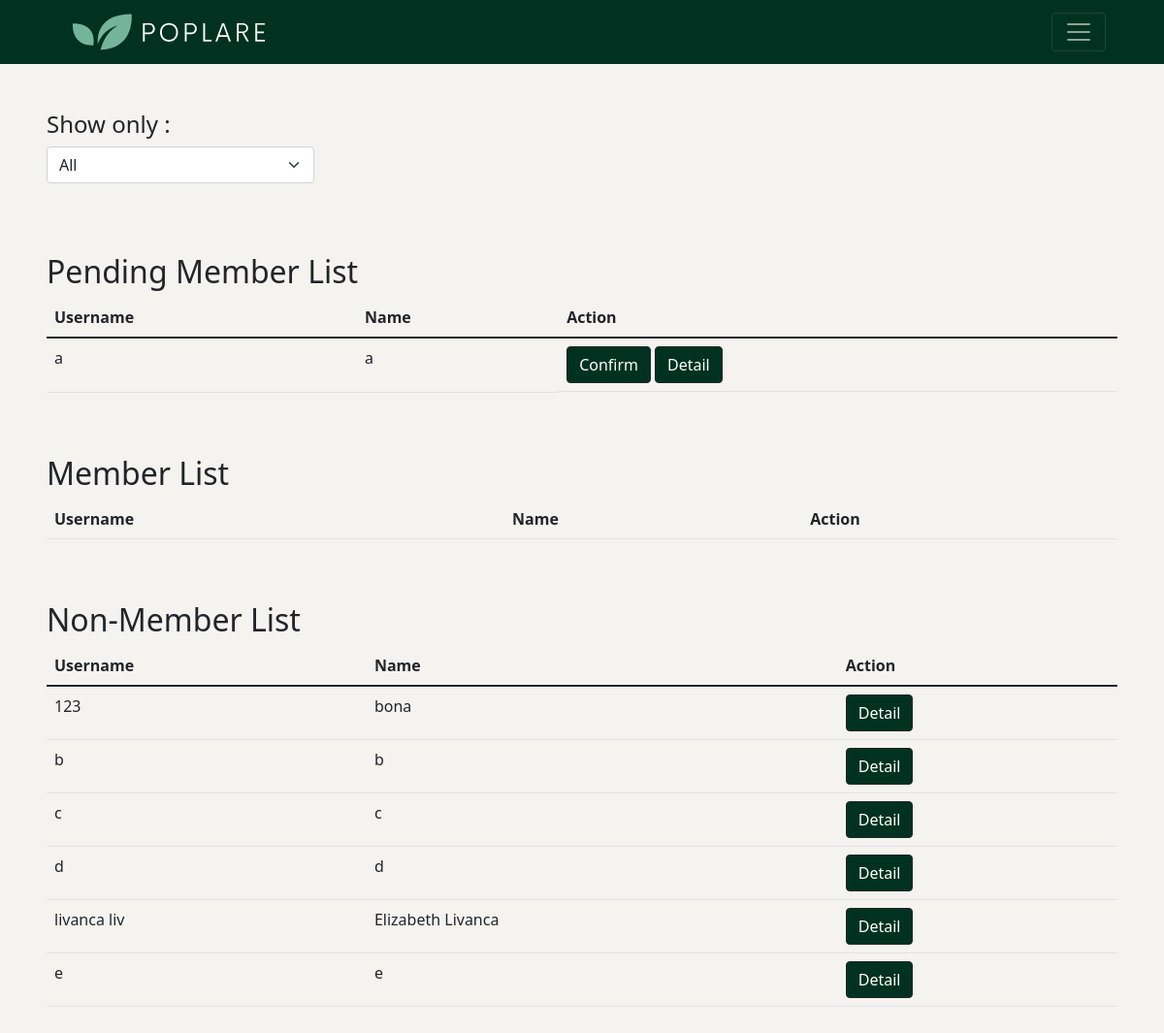
The page /masteruser.php (signed in) on the database its author committed.
### tables this page shows
CREATE TABLE `users` (
  `id_user` int(11) NOT NULL,
  `username` varchar(255) NOT NULL,
  `password` varchar(255) NOT NULL,
  `name` varchar(255) NOT NULL,
  `email` varchar(255) NOT NULL,
  `birthdate` date DEFAULT NULL,
  `member` int(11) NOT NULL,
  `point` int(11) NOT NULL,
  `status` int(11) NOT NULL DEFAULT 1
);

### masteruser.php (the view, shortened to what this page needs)
<?php
    require_once("conn.php");
    $stmt = $conn->query("SELECT * FROM users");
    $users = $stmt->fetch_all(MYSQLI_ASSOC);
?>
<!DOCTYPE html>
<html lang="en">
<head>
    <link href="https://cdn.jsdelivr.net/npm/bootstrap@5.1.3/dist/css/bootstrap.min.css" rel="stylesheet">
    <link rel="stylesheet" href="https://cdnjs.cloudflare.com/ajax/libs/font-awesome/4.7.0/css/font-awesome.min.css">
</head>
<body style="background-color: #f5f3f0;">
<nav class="navbar navbar-expand-xxl navbar-dark ps-xl-5 pe-xl-5" style="background-color: #013221;">
    <div class="container-fluid ps-3">
        <a href="#" class="logo">
        <div style="transform: scale(0.9);"></div>
        </a>
        <button class="navbar-toggler" type="button" data-bs-toggle="collapse" data-bs-target="#navbarSupportedContent" aria-controls="navbarSupportedContent" aria-expanded="false" aria-label="Toggle navigation">
        <span class="navbar-toggler-icon"></span>
        </button>
    </div>
</nav>
    <div class="content p-5">
        <div class="row mx-0">
        <h4 style="padding:0px;">Show only :</h4>
        <select class="form-select w-25 mb-4" aria-label="Default select example" id="idselect">
            <option selected>All</option>
        </select>
        <div class="col-12 px-0 mt-5" id="pending">
                <h2>Pending Member List</h2>
                <table class="table table-hover w-100">
                    <thead>
                        <tr>
                            <th>Username</th>
                            <th>Name</th>
                            <th>Action</th>
                        </tr>
                    </thead>
                    <tbody>
                        <?php
                            foreach($users as $key => $value){
                                if($value["member"]==2){
                                ?>
                                <tr>
                                    <td><?= $value["username"] ?></td>
                                    <td><?= $value["name"] ?></td>
                                    <td class="d-flex">
                                    <form action="admincontrol.php" method="POST">
                                        <button name="btnConfMember" value='<?= $value["id_user"] ?>' class="btn btn-dark" style="background-color: #013221;">Confirm</button>
                                    </form>
                                    <form action="userdetail.php" method="POST">
                                        <button class="btn btn-outline-dark  btn-detail ms-1" style="background-color: #013221; color: white;" value='<?= $value["id_user"] ?>' name="btnDetUser">Detail</button>
                                    </form>
                                    </td>
                                </tr>
                            <?php
                                }
                            }
                        ?>
                    </tbody>
                </table>
        </div>
        <div class="col-12 px-0 mt-5" id="member">
                <h2>Member List</h2>
                <table class="table table-hover w-100">
                    <thead>
                        <tr>
                            <th>Username</th>
                            <th>Name</th>
                            <th>Action</th>
                        </tr>
                    </thead>
                </table>
            </div>
            <div class="col-12 px-0 mt-5" id="non">
                <h2>Non-Member List</h2>
                <table class="table table-hover w-100">
                    <thead>
                        <tr>
                            <th>Username</th>
                            <th>Name</th>
                            <th>Action</th>
                        </tr>
                    </thead>
                    <tbody>
                        <?php
                            foreach($users as $key => $value){
                                if($value["member"]==0){
                                ?>
                                <tr>
                                    <td><?= $value["username"] ?></td>
                                    <td><?= $value["name"] ?></td>
                                    <td>
                                        <form action="userdetail.php" method="POST">
                                            <button class="btn btn-outline-dark  btn-detail" style="background-color: #013221; color: white;" value='<?= $value["id_user"] ?>' name="btnDetUser">Detail</button>
                                        </form>
                                    </td>
                                </tr>
                            <?php
                                }
                            }
                        ?>
                    </tbody>
                </table>
            </div>
        </div>
    </div>
</body>
</html>

### masteruser.php (style rules this page uses)
* { margin: 0; padding:0; box-sizing: border-box; }

### rows shown on the page
users: username "a", name "a", $value["id_user"] 2 (drawn)
users: username "123", name "bona", $value["id_user"] 3 (drawn)
users: username "b", name "b", $value["id_user"] 4 (drawn)
users: username "c", name "c", $value["id_user"] 8 (drawn)
users: username "d", name "d", $value["id_user"] 9 (drawn)
users: username "livanca liv", name "Elizabeth Livanca", $value["id_user"] 10 (drawn)
users: username "e", name "e", $value["id_user"] 11 (drawn)
